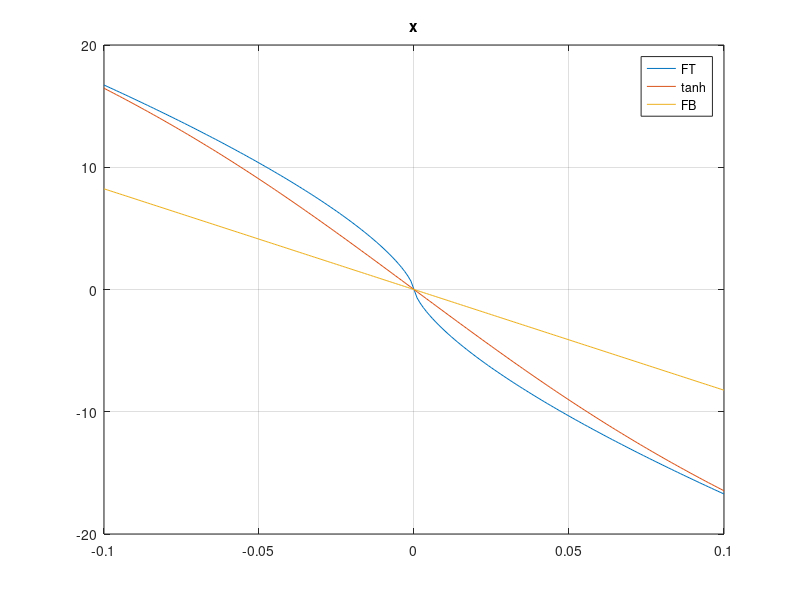
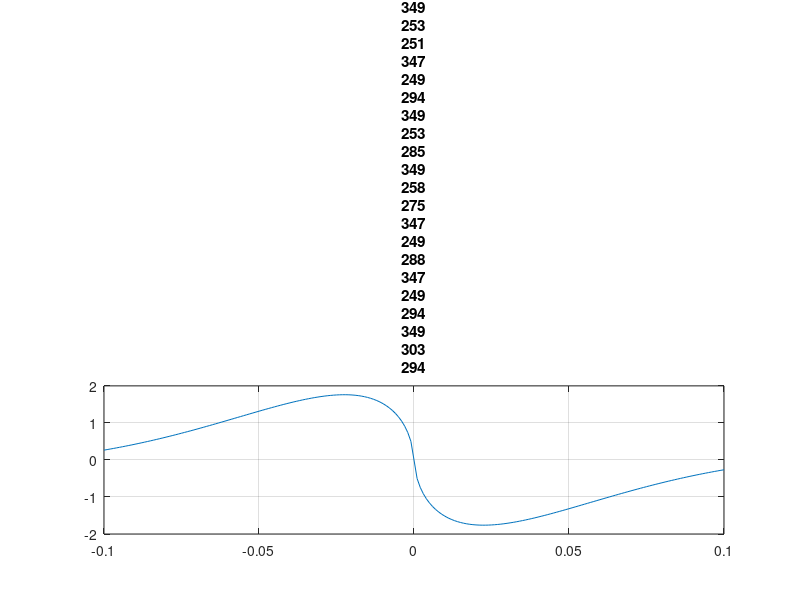
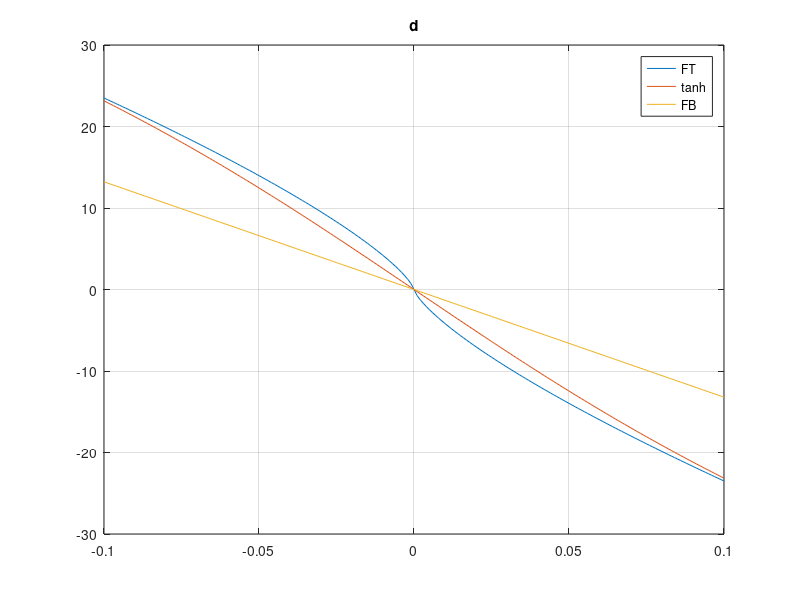
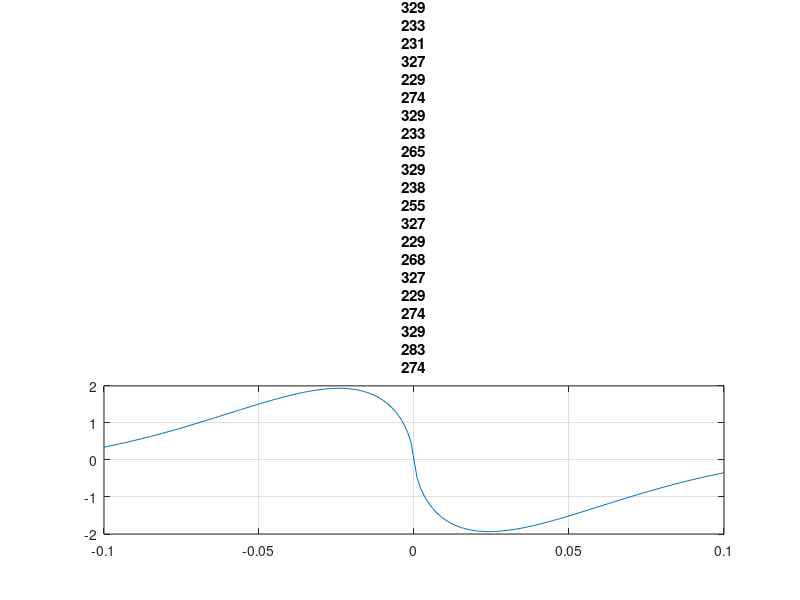

MATLAB code to generate these figures, in order: (Note: this script raises an error after producing the figures.)
%tanhと線形で近似tanhをいくつか組み合わせてもいいかも
%最小のalpに対して入力の変化が耐えられるようにするこれができれば初期値のalpの値を小さくできるかも
%ddxとdddxの項は近似しなくてもいいかも
%最適化でパラメータ調整するといいかも．そうすればtanhをいくつか組み合わせる方法でもパラメータ調整簡単そう
%% 手動

clear 
% e= -1:0.001:1;
% e = -0.35:0.001:0.35;
e= -0.1:0.001:0.1;
alp = [0.692307692307692;0.750000000000000;0.818181818181818;0.900000000000000];%初期値0.9有限整定のべき乗
k = [82.3694335484227,132.127723488091,64.7874537390378,13.9398476471445];%FBゲイン

g = [1 1 1 1];%元のゲインの倍率調整
a = [1 1 1 1];%曲がり具合のきつさ
%近似普通誤差0.1x
g = [0.105, 0.08, 0.055, 0.028];
a = [20, 18, 16, 15];
kg01= k.*g;
%近似Fbとの入力誤差が一番大きくなるところ[0.3, 0.3160, 0.3320, 0.3490]での近似x
g = [0.135, 0.105, 0.075, 0.035];
a = [9.5, 9, 9.5, 9.5];
kg= k.*g;
%近似強めより近くで近似
% g(1) = 0.1;
% a(1)=40;
titlex=["x","dx","ddx","dddx"];
for i = 1:4
    ufb(i,:)= -k(i)*e;
    u(i,:)= -k(i)*sign(e).*abs(e).^alp(i);
    
    utanh(i,:)=-k(i)*g(i)*tanh(a(i)*e)-k(i)*e;
% n=10;
%     up(i,:) = polyfit(e,u(i,:),n);
%     up2(i,:) = polyval(up(i,:),e2);

sigma(i,:) =abs( u(i,:)-ufb(i,:));
smax = max(sigma(i,:))
imax = find(sigma(i,:)==smax);
e(1,imax)

sigma2(i,:) = -utanh(i,:)+u(i,:);
smax2 = max(sigma2(i,:))
imax2 = find(sigma2(i,:)==smax2);
e(1,imax2)
    figure(3*i-2)  
        plot(e,u(i,:),e,utanh(i,:),e,ufb(i,:))
        legend("FT","tanh","FB")
        grid on
        title(titlex(i))
    
%     figure(3*i-1)
%         plot(e,sigma(i,:),e(1,imax),sigma(i,imax),'*')
%         grid on

    figure(3*i)
        plot(e,sigma2(i,:))%,e(1,imax2))%sigma2(i,imax2),'*')
        grid on
        title(titlex(i)+"元の入力との差")
end
%% forループ tanh一つ
alp = [0.692307692307692;0.75;0.818181818181818;0.9];%初期値0.9有限整定のべき乗
k = [82.3694335484227,132.127723488091,64.7874537390378,13.9398476471445];%FBゲイン

x=@(f1,a1)(integral(@(e)( abs(-k(1)*abs(e).^alp(1)+f1*tanh(a1*e)+k(1)*e)),0,0.1));

dt=0.5;
old=x(0,0);
for i=0:dt:20
    for j=0:dt:40
        new=x(i,j);
        if(old>new)
            old=new;
            ff1=i;
            aa1=j;
        end
    end
end

clear e utanh u sigma
% e= -0.5:0.001:0.5;      
e= -0.1:0.001:0.1;
utanh(1,:)=-ff1*tanh(aa1*e)-k(1)*e;
u(1,:)=-k(1)*sign(e).*abs(e).^alp(1);
sigma=utanh-u;
plot(e,utanh,e,u,e,sigma)
grid on
legend('utanh','u','誤差')
s=2*(x(ff1,aa1))
%% fminserch tanh一つ
clear e utanh u ufb sigma
titlex=["x","dx","ddx","dddx"];
anum=4;%変数の数
alp=zeros(anum+1,1);
alp(anum+1)=1;
alp(anum)=0.84;%alphaの初期値
for a=anum-1:-1:1
    alp(a)=(alp(a+2)*alp(a+1))/(2*alp(a+2)-alp(a+1));
end

Ac4 = diag([1,1,1],1);
Bc4 = [0;0;0;1];
dt=0.025;
k=lqrd(Ac4,Bc4,diag([100,10,10,1]),[0.01],dt); % xdiag([100,10,10,1])
%k(3:4)=[80 40];
kft=k;
kft(1)=1*kft(1);
% kgain=0.8;
% x0=[2,2];
x0=[2,2,2];
fvals12=zeros(4,1);
gain_ser1=["","f1","a1","k"];
% gain_ser1=["","f1","a1","k1"];
er=[0 1]; %近似する範囲を指定
ee=er;
for i=1:4
%     if i~=5
%             er=[0.1 0.3];
%     else
%             er=ee;
%     end
% fun=@(x)(integral(@(e) abs( -kft(i)*abs(e).^alp(i) + x(1)*tanh(x(2)*e) + kgain*k(i)*e ) ,er(1), er(2)));
fun=@(x)(integral(@(e) abs( -kft(i)*abs(e).^alp(i) + x(1)*tanh(x(2)*e) + x(3)*e ) ,er(1), er(2)));

[x,fval] = fminsearch(fun,x0) ;
fvals12(i) = 2*fval
gain_ser1(i+1,:)=[titlex(i),x];

% e= -1:0.001:1;      
e= -5:0.001:5;
ufb(i,:)= -k(i)*e;
% utanh(i,:)= - x(1)*tanh(x(2)*e) - kgain*k(i)*e;%%
utanh(i,:)= - x(1)*tanh(x(2)*e) -x(3)*e;%%
u(i,:)=-kft(i)*sign(e).*abs(e).^alp(i);
sigma(i,:)=utanh(i,:)-u(i,:);
fig=figure(i);
plot(e,ufb(i,:),e,utanh(i,:),e,u(i,:),e,sigma(i,:),'LineWidth',2);
% plot(e,ufb(i,:),e,utanh(i,:),e,u(i,:),'LineWidth',2);

grid on
legend('FB','近似','FT','誤差')
% title(titlex(i));

fosi=14;%defolt 9
set(gca,'FontSize',fosi)
xlabel('error','FontSize',fosi);
ylabel('input','FontSize',fosi);

end
%% fminserch tanh二つ
clear e utanh u ufb sigma
titlex=["x","dx","ddx","dddx"];
anum=4;%変数の数
alp=zeros(anum+1,1);
alp(anum+1)=1;
alp(anum)=0.8;%alphaの初期値
for a=anum-1:-1:1
    alp(a)=(alp(a+2)*alp(a+1))/(2*alp(a+2)-alp(a+1));
end
Ac4 = diag([1,1,1],1);
Bc4 = [0;0;0;1];
dt=0.025;
k=lqrd(Ac4,Bc4,diag([100,100,10,1]),[0.01],dt); % xdiag([100,10,10,1])
k2=1*k;
% x0=[5,5,5,5];
x0=[7,10,2,100];
fvals22=zeros(4,1);
gain_ser2=["","f1","a1","f2","a2"];
er=[0.1 0.4];
for i=1:4
% fun=@(x)(integral(@(e) abs( -k(i)*abs(e).^alp(i) + x(1)*tanh(x(2)*e) + x(3)*tanh(x(4)*e) + k(i)*e ) ,0, er));
fun=@(x)(integral(@(e) abs( -k2(i)*abs(e).^alp(i) + x(1)*tanh(x(2)*e) + x(3)*tanh(x(4)*e) + k(i)*e ) ,er(1), er(2)));
options = optimset('MaxFunEvals',1e5);%普通は200*(number of variables) (既定値) 
% options = optimset('PlotFcns','optimplotfval','TolX',1e-4);
% options = optimset('PlotFcns','optimplotfval');
[x,fval] = fminsearch(fun,x0,options) ;
% [x,fval] = fminsearch(fun,x0) ;
fvals22(i) = 2*fval
gain_ser2(i+1,:)=[titlex(i),x];

% e= -0.1:0.001:0.1;      
e= -4:0.001:2;
ufb(i,:)= -k(i)*e;
utanh(i,:)= - x(1)*tanh(x(2)*e)- x(3)*tanh(x(4)*e) - k(i)*e;
u(i,:)=-k2(i)*sign(e).*abs(e).^alp(i);
sigma(i,:)=utanh(i,:)-u(i,:);
uufb(i,:)=u(i,:)+ufb(i,:);

figure(i)
plot(e,ufb(i,:),e,utanh(i,:),e,u(i,:),e,sigma(i,:),'LineWidth',2)
% plot(e,ufb(i,:),e,utanh(i,:),e,u(i,:),e,sigma(i,:),e,uufb(i,:),'LineWidth',2);
% plot(e,ufb(i,:),e,utanh(i,:),e,u(i,:),e,uufb(i,:),'LineWidth',2);%誤差なし
grid on
legend('ufb','utanh','u','誤差')
% legend('ufb','utanh','u','FT+FB')%誤差なし

fosi=14;%defolt 9
set(gca,'FontSize',fosi)
xlabel('error','FontSize',fosi);
ylabel('input','FontSize',fosi);
end
%% fmincon tanh一つ
clear e utanh u ufb sigma
titlex=["x","dx","ddx","dddx"];
anum=4;%変数の数
alp=zeros(anum+1,1);
alp(anum+1)=1;
alp(anum)=0.9;%alphaの初期値
for a=anum-1:-1:1
    alp(a)=(alp(a+2)*alp(a+1))/(2*alp(a+2)-alp(a+1));
end

Ac4 = diag([1,1,1],1);
Bc4 = [0;0;0;1];
dt=0.025;
k=lqrd(Ac4,Bc4,diag([100,100,10,1]),[0.01],dt); % xdiag([100,10,10,1])

% k = [82.3694335484227,132.127723488091,64.7874537390378,13.9398476471445];%FBゲイン

x0=[5,5];
fvalc12=zeros(4,1);
gain_con1=["","f1","a1"];
er=0.1; %近似する範囲を指定
for i=1:4
fun=@(x)(integral(@(e) abs( -k(i)*abs(e).^alp(i) + x(1)*tanh(x(2)*e) + k(i)*e ) ,0, er));
[x,fval] = fmincon(fun,x0) ;
fvalc12(i) = 2*fval
gain_con1(i+1,:)=[titlex(i),x];

% e= -0.5:0.001:0.5;      
e= -1:0.001:1;
ufb(i,:)= -k(i)*e;
utanh(i,:)= - x(1)*tanh(x(2)*e) - k(i)*e;
u(i,:)=-k(i)*sign(e).*abs(e).^alp(i);
sigma(i,:)=utanh(i,:)-u(i,:);
figure(i)
plot(e,ufb(i,:),e,utanh(i,:),e,u(i,:),e,sigma(i,:))
grid on
legend('ufb','utanh','u','誤差')
title(titlex(i));
end
%% tanh一つの場合のfunの関数を描いて初期値を確認
clear aa
j=1;
l=1;
i=1;
dt=0.5;
span=0:dt:22;
[xa,ya]=meshgrid(span);
er=0.3;
for s=span
    l=1;
    for v=span
        fun=@(x1,x2)(integral(@(e) abs( -k(i)*abs(e).^alp(i) + x1.*tanh(x2.*e) + k(i)*e ) ,0, er));
        aa(j,l)=fun(s,v);
        l=l+1;
    end
    j=j+1;
end
% n=0:15;
% xx=[n;n];
% [aa]=fun(n);
figure(5)
mesh(xa,ya,aa);
[min1,minI]=min(aa);
[~,minI2]=min(min1);
MIN=[(minI(minI2)-1)*dt,(minI2-1)*dt]

% plot(ss,aa)
%% fmincon tanh二つ
clear e utanh u ufb sigma
titlex=["x","dx","ddx","dddx"];
anum=4;%変数の数
alp=zeros(anum+1,1);
alp(anum+1)=1;
alp(anum)=0.9;%alphaの初期値
for a=anum-1:-1:1
    alp(a)=(alp(a+2)*alp(a+1))/(2*alp(a+2)-alp(a+1));
end

Ac4 = diag([1,1,1],1);
Bc4 = [0;0;0;1];
dt=0.025;
k=lqrd(Ac4,Bc4,diag([100,100,10,1]),[0.01],dt); % xdiag([100,10,10,1])

x0=[7,10,2,100];
% x0=[10,10,10,10];
fvalc22=zeros(4,1);
gain_con2=["","f1","a1","f2","a2"];
er=0.1;
for i=1:4
fun=@(x)(integral(@(e) abs( -k(i)*abs(e).^alp(i) + x(1)*tanh(x(2)*e) + x(3)*tanh(x(4)*e) + k(i)*e ) ,0, er));
options = optimoptions(@fmincon,'OptimalityTolerance',1.0e-9);

[x,fval] = fmincon(fun,x0) ;
fvalc22(i) = 2*fval
gain_con2(i+1,:)=[titlex(i),x];

% e= -0.5:0.001:0.5;      
e= -1:0.001:1;
ufb(i,:)= -k(i)*e;
utanh(i,:)= - x(1)*tanh(x(2)*e)- x(3)*tanh(x(4)*e) - k(i)*e;
u(i,:)=-k(i)*sign(e).*abs(e).^alp(i);
sigma(i,:)=utanh(i,:)-u(i,:);
figure(i)
plot(e,ufb(i,:),e,utanh(i,:),e,u(i,:),e,sigma(i,:))
grid on
legend('ufb','utanh','u','誤差')
end
%% fminserch tanh一つ zサブシステム
clear e utanh u ufb sigma
titlex=["x","dx","ddx","dddx"];
anum=4;%変数の数
alp=zeros(anum+1,1);
alp(anum+1)=1;
alp(anum)=0.86;%alphaの初期値
for a=anum-1:-1:1
    alp(a)=(alp(a+2)*alp(a+1))/(2*alp(a+2)-alp(a+1));
end

Ac2 = [0,1;0,0];
Bc2 = [0;1];
dt=0.025;
k=lqrd(Ac2,Bc2,diag([100,1]),[0.1],dt); % xdiag([100,10,10,1])

x0=[2,2,2];
% x0=[2,2];
fvals12z=zeros(2,1);
gain_ser1z=["","f1","a1","k1"];
% gain_ser1z=["","f1","k1"];
er=1; %近似する範囲を指定
for i=1:2
fun=@(x)(integral(@(e) abs( -k(i)*abs(e).^alp(i) + x(1)*tanh(x(2)*e) + x(3)*e ) ,0, er));
% fun=@(x)(integral(@(e) abs( -k(i)*abs(e).^alp(i) + tanh(x(1)*e) + x(2)*e ) ,0, er));
[x,fval] = fminsearch(fun,x0) ;
fvals12z(i) = 2*fval
gain_ser1z(i+1,:)=[titlex(i),x];

% e= -1:0.001:1;      
e= -2:0.001:2;
ufb(i,:)= -k(i)*e;
utanh(i,:)= - x(1)*tanh(x(2)*e) - x(3)*e;%%
% utanh(i,:)= - tanh(x(1)*e) - x(2)*e;%%
u(i,:)=-k(i)*sign(e).*abs(e).^alp(i);
% sigma(i,:)=utanh(i,:)-u(i,:);
fig=figure(i);
% plot(e,ufb(i,:),e,utanh(i,:),e,u(i,:),e,sigma(i,:),'LineWidth',2);
plot(e,ufb(i,:),e,utanh(i,:),e,u(i,:),'LineWidth',2);

grid on
legend('FB','近似','FT','誤差')
% title(titlex(i));

fosi=14;%defolt 9
set(gca,'FontSize',fosi)
xlabel('error','FontSize',fosi);
ylabel('input','FontSize',fosi);

end
%% fmincon tanh二つ zサブシステム
clear e utanh u ufb sigma
titlex=["x","dx","ddx","dddx"];
anum=4;%変数の数
alp=zeros(anum+1,1);
alp(anum+1)=1;
alp(anum)=0.8;%alphaの初期値
for a=anum-1:-1:1
    alp(a)=(alp(a+2)*alp(a+1))/(2*alp(a+2)-alp(a+1));
end

Ac2 = [0,1;0,0];
Bc2 = [0;1];
dt=0.025;
k=lqrd(Ac2,Bc2,diag([100,1]),[0.1],dt); % xdiag([100,10,10,1])

x0=[7,10,2,100];
% x0=[5,5,5,5];
fvalc22=zeros(2,1);
gain_con2=["","f1","a1","f2","a2"];
er=0.9;
for i=1:2
fun=@(x)(integral(@(e) abs( -k(i)*abs(e).^alp(i) + x(1)*tanh(x(2)*e) + x(3)*tanh(x(4)*e) + k(i)*e ) ,0, er));
options = optimoptions(@fmincon,'OptimalityTolerance',1.0e-9);

[x,fval] = fmincon(fun,x0) ;
fvalc22(i) = 2*fval
gain_con2(i+1,:)=[titlex(i),x];

% e= -0.5:0.001:0.5;      
e= -1:0.001:1;
ufb(i,:)= -k(i)*e;
utanh(i,:)= - x(1)*tanh(x(2)*e)- x(3)*tanh(x(4)*e) - k(i)*e;
u(i,:)=-k(i)*sign(e).*abs(e).^alp(i);
sigma(i,:)=utanh(i,:)-u(i,:);

fig=figure(i);
% plot(e,ufb(i,:),e,utanh(i,:),e,u(i,:),e,sigma(i,:))
% grid on
% legend('ufb','utanh','u','誤差')
% 
plot(e,ufb(i,:),e,utanh(i,:),e,u(i,:),'LineWidth',2);

grid on
legend('FB','近似','FT','誤差')
% title(titlex(i));

fosi=14;%defolt 9
set(gca,'FontSize',fosi)
xlabel('error','FontSize',fosi);
ylabel('input','FontSize',fosi);

end
%% 
syms z(t) ub A F K
syms sz  real
syms dsz  real
syms ddsz real
syms dddsz real
ub=-F*tanh(A*z(t)) -K*z(t)
dub = diff(ub,t)
ddub = diff(dub,t)
dddub = diff(ddub,t)

u = subs(ub,z,sz)
%z(t) diff(z(t), t)
du = subs(dub,[z(t) diff(z(t), t)],[sz dsz])
%z(t) diff(z(t), t) diff(z(t), t, t)
ddu = subs(ddub,[z(t) diff(z, t) diff(z(t), t, t)],[sz dsz ddsz])
%z(t) diff(z(t), t) diff(z(t), t, t) diff(z(t), t, t, t)
dddu = subs(dddub,[z(t) diff(z(t), t) diff(z(t), t, t) diff(z(t), t, t, t)],[sz dsz ddsz dddsz])
%% smc
dt=0.025;
Ac4 = diag([1,1,1],1);
Bc4 = [0;0;0;1];
A11=diag([1,1],1);
    A12=[0;0;1];
    K = lqrd(A11,A12,diag([1,1,1]),1,dt);
    S=[K 1];
    SA=S*Ac4;
    SB=S*Bc4; 
    q=10;
    e=-1:0.01:1;
    s=length(e);
    u=zeros(1,s);
    for i=1:s
        u(i)=-inv(SB)*(SA*e(i)+q*tanh(S*e(i)));
        
    end
    plot(e,u);
%%
% %元の入力と近似の入力の差を取り二乗しそれを積分する
% alp = double([0.692307692307692;0.750000000000000;0.818181818181818;0.900000000000000]);%初期値0.9有限整定のべき乗
% k = double([82.3694335484227,132.127723488091,64.7874537390378,13.9398476471445]);%FBゲイン
% 
% syms f1 f2 a1 a2 %alp k
% syms e positive
% utanh = -f1*tanh(a1*e)-f2*tanh(a2*e)-k(1)*e;
% u = -k(1)*sign(e)*(e)^alp(1);
% sigma(f1, f2, a1, a2, e) = (u - utanh)^2;
% % e= -0.1:0.001:0.1;
% 
% % sigma = subs(sigma,[alps,ks],[alp(1),k(1)]);
% insigma = int(sigma,e,[0 1]);
% % double(insiguma);
% finsigma = insigma == 0;
% % sol = solve(finsigma,)
%%
% alp = double([0.692307692307692;0.750000000000000;0.818181818181818;0.900000000000000]);%初期値0.9有限整定のべき乗
% k = double([82.3694335484227,132.127723488091,64.7874537390378,13.9398476471445]);%FBゲイン
% alp = double([0.6923;0.75;0.8181;0.9]);%初期値0.9有限整定のべき乗
% k = double([82.37,132.1,64.79,13.94]);%FBゲイン
% 
% syms k real%alp k
% syms f1 f2 a1 a2 e alp positive
% sgmd1=1/(1+exp(-a1*e));%f(2x)の時のシグモイド関数
% sgmd2=1/(1+exp(-a2*e));%f(2x)の時のシグモイド関数
% tanh1 = 2*sgmd1-1;%tanhをシグモイドで表す
% tanh2 = 2*sgmd2-1;%tanhをシグモイドで表す
% 
% utanh = -f1*tanh1-f2*tanh2-k(1)*e;
% % utanh = -f1*tanh(a1*e)-f2*tanh(a2*e)-k(1)*e;
% u = -k(1)*sign(e)*(e)^alp(1);
% % sigma = (u - utanh)^2;
% sigma = abs(u - utanh);
% isigma = int(sigma,e);
% % u2=(-k(1)*sign(e)*(e)^alp(1))^2;
% % uutanh=-2*u*utanh;
% % utanh2=utanh^2;
% % intu2=double
% % sigma = subs(sigma,[],[alp(1),k(1)]);
% 
% inx1_2 = int((e*k)^2,e,0,1);
% % intuutanh =
% 
% insigma = int(sigma,e,[0 1]);
% 
% prob = optimproblem('ObjectiveSense','min');
% x = optimvar('x',4);
% % insig = subs(insigma,[f1, f2, a1, a2],x);
% % insig = int((x(5)*k(1) + x(1)*tanh(x(2)*x(5)) + x(3)*tanh(x(4)*x(5)) - x(5)^alp(1)*k(1))^2, x(5), 0, 1);
% insig = subs(isigma,e,1);
% cons1 = insig >= 0;
% cons2 = insig <= 2;
% prob.Constraints.cons1 = cons1;
% prob.Constraints.cons2 = cons2;
% show(prob)
% sol = solve(prob);
%%
% alp = [0.692307692307692;0.75;0.818181818181818;0.9];%初期値0.9有限整定のべき乗
% k = [82.3694335484227,132.127723488091,64.7874537390378,13.9398476471445];%FBゲイン
% % alp = [0.6923;0.75;0.8181;0.9];%初期値0.9有限整定のべき乗
% % k = [82.37,132.1,64.79,13.94];%FBゲイン
% syms f1 f2 a1 a2 e  positive
% x0=[1,1,1,1];
% utanh = -f1*tanh(a1*e)-f2*tanh(a2*e)-k(1)*e;
% u = -k(1)*sign(e)*(e)^alp(1);
% sigma = abs(u - utanh);
% isigma = int(sigma,e); 
% f=subs(isigma,e,1)-subs(isigma,e,0);
% clear f1 f2 a1 a2
% % fun=@(f1, f2, a1, a2)(f1*sign(f1*tanh(a1)) + f2*tanh(a2))*log(cosh(a1)))/a1 - (25345249*sign(f1*tanh(a1) + f2*tanh(a2)))/3384600 + (f2*sign(f1*tanh(a1) + f2*tanh(a2))*log(cosh(a2)))/a2;
% % x = fminunc(fun,x0);
%%
% syms a b c d e
% k = [82.3694335484227,132.127723488091,64.7874537390378,13.9398476471445];%FBゲイン
% alp = [0.692307692307692;0.75;0.818181818181818;0.9];%初期値0.9有限整定のべき乗
% 
% sigma = int(abs( -k(1)*abs(e).^alp(1) + a*tanh(b*e) + c*tanh(d*e) + k(1)*e ) ,e,0, 0.1);
% sigma = integral(@(e) abs( -k(i)*abs(e).^alp(i) + x(1)*tanh(x(2)*e) + x(3)*tanh(x(4)*e) + k(i)*e ) ,0, er);
%% 時間かかりすぎ
% alp = [0.6923;0.75;0.8181;0.9];%初期値0.9有限整定のべき乗
% k = [82.37,132.1,64.79,13.94];%FBゲイン
% 
% x=@(f1,a1,f2,a2)(integral(@(e) abs( -k(1)*abs(e).^alp(1) + f1*tanh(a1*e) + f2*tanh(a2*e) + k(1)*e ) ,0, 0.1));
% 
% dt=1;
% old=x(0,0,0,0);
% for i=0:dt:20%f1
%     for j=0:dt:40%a1
%         for k=0:dt:20%f2
%             for l=0:dt:40%a2
%                 new=x(i,j,k,l);
%                 if(old>new)
%                     old=new;
%                     ff1=i;
%                     aa1=j;
%                     ff2=k;
%                     aa2=l;
%                 end
%             end
%         end
%     end
% end
%%
% clear e utanh u sigma
% % e= -0.5:0.001:0.5;      
% e= -0.1:0.001:0.1;
% utanh(1,:)=-ff1*tanh(aa1*e)-ff2*tanh(aa2*e)-k(1)*e;
% u(1,:)=-k(1)*sign(e).*abs(e).^alp(1);
% sigma=utanh-u;
% plot(e,utanh,e,u,e,sigma)
% grid on
% legend('utanh','u','誤差')
% s=2*(x(ff1,aa1,ff2,aa2))
